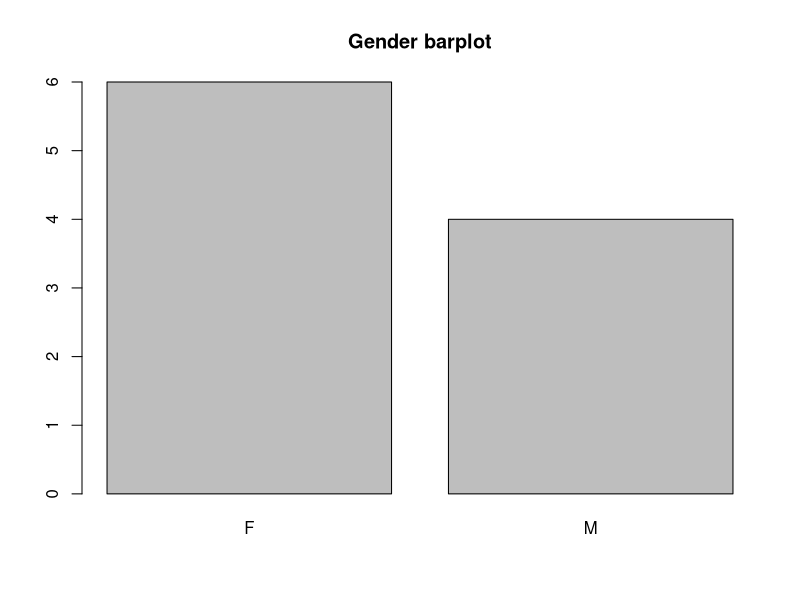
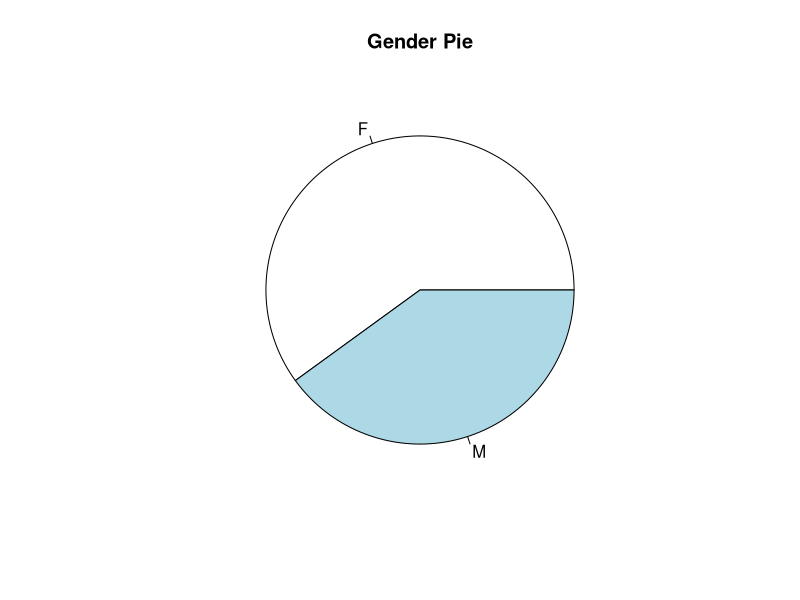
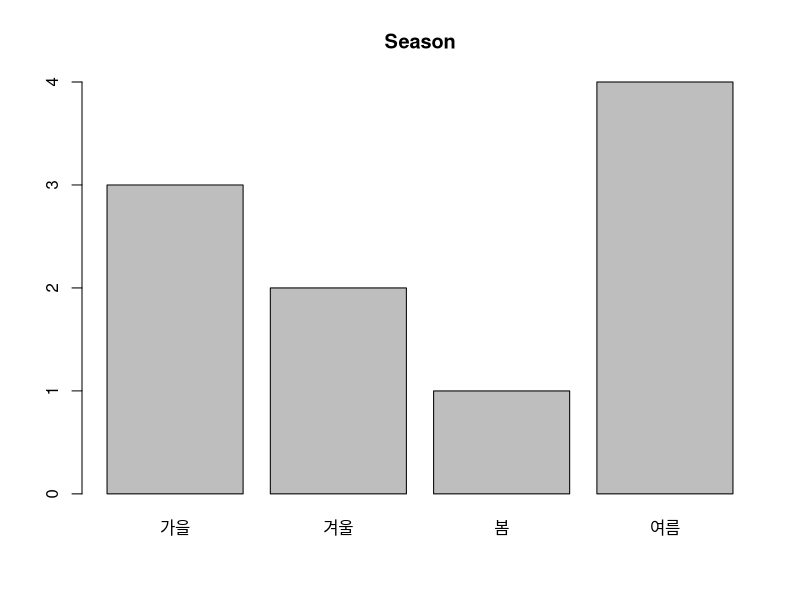
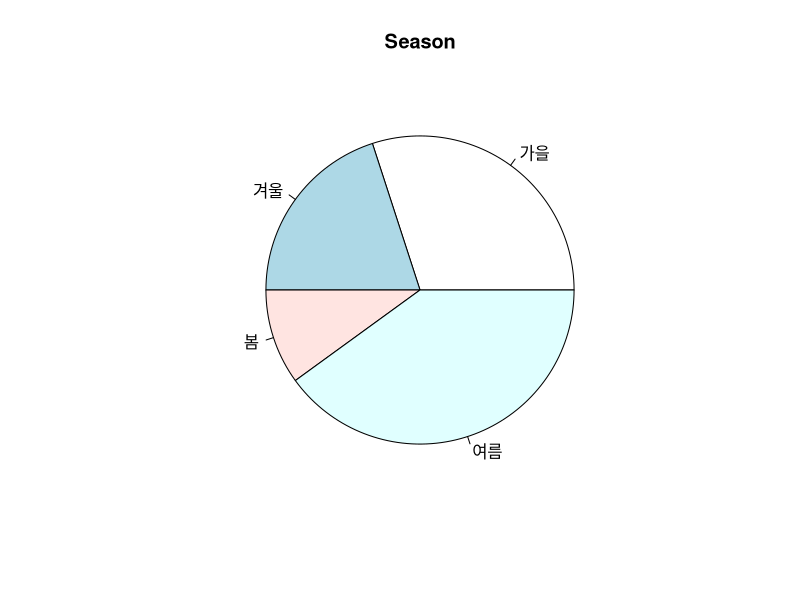
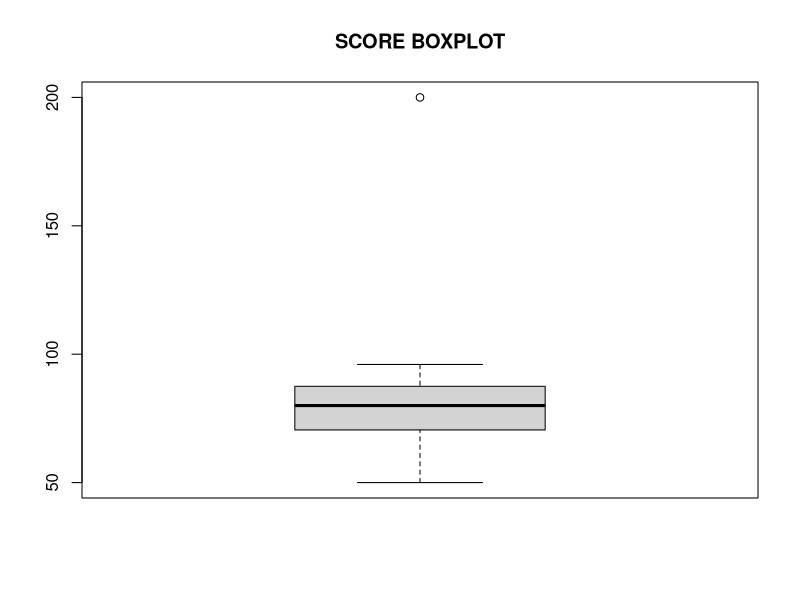
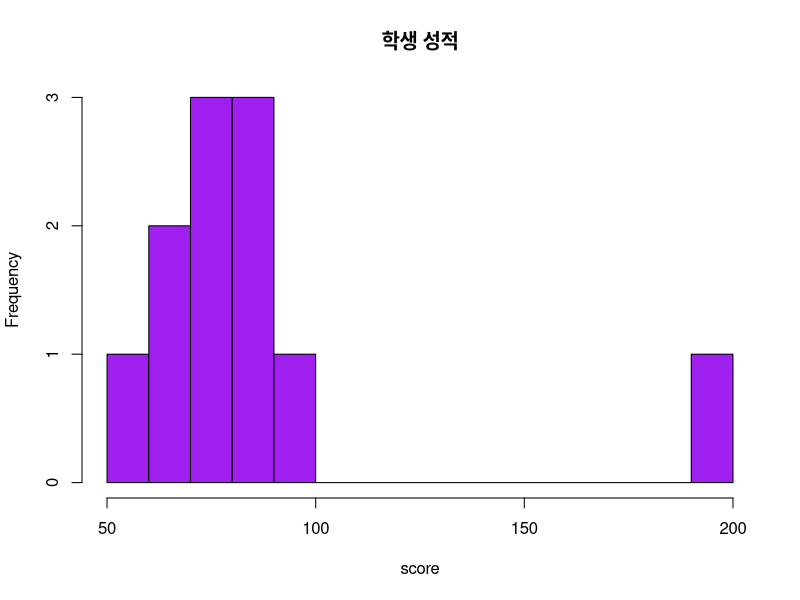
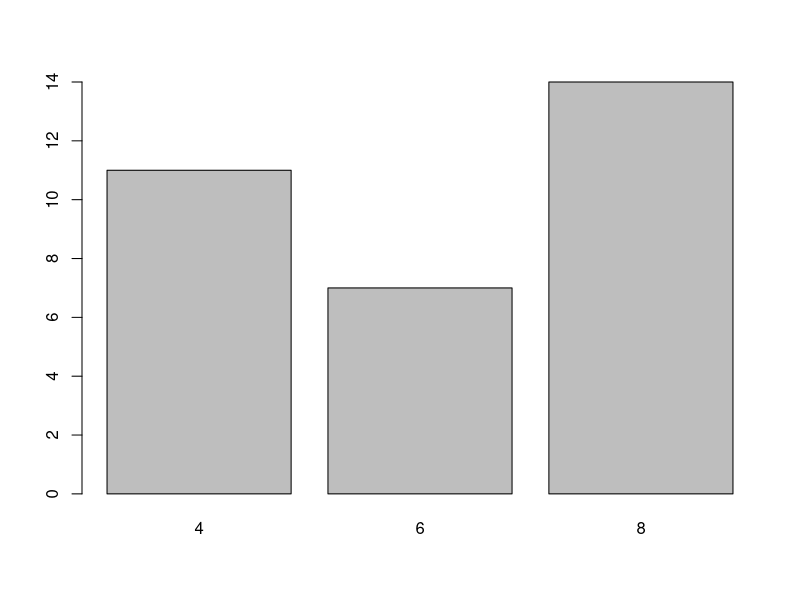
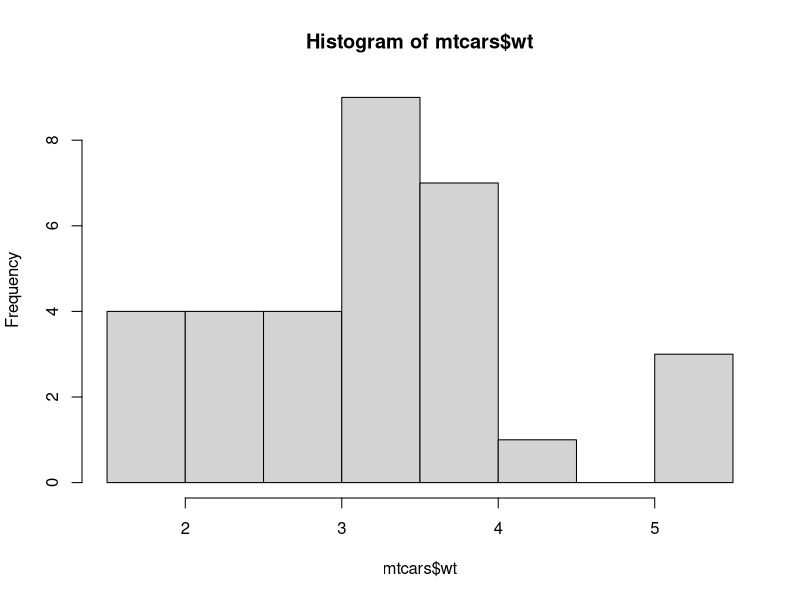

These charts were generated, in order, by the following R code:
#
# 김신혁 
# 작성일 : 191202
# 제출일 : 191203
#

# 문1)
# 어떤 학급의 성별이 다음과 같을 때
# 주어진 문제를 해결하기 위한 R 코드를 작성하시오.
#       F F F M M F F F M M

#1-1
# 위의 자료를 gender 벡터에 저장하시오.
gender <- c('F','F','F','M','M','F','F','F','M','M')

#1-2
# gender에 있는 값들에 대해 도수분포표를 작성하여 출력하시오.
table(gender)

#1-3
# gender에 있는 값들에 대해 막대그래프를 작성하여 출력하시오.
gd <- table(gender)
barplot(gd, main = 'Gender barplot')

#1-4
# gender에 있는 값들에 대해 원그래프를 작성하여 출력하시오.
pie(gd, main = 'Gender Pie')


# 문2)
# 좋아하는 계절에 대한 조사 결과가 다음과 같을 때
# 주어진 문제를 해결하기 위한 R 코드를 작성하시오.
#
# 여름 겨울 봄 가을 여름 가을 겨울 여름 여름 가을
#

# 2-1
# 위의 자료를 season 벡터에 저장하시오.
season <- c('여름','겨울','봄','가을',
            '여름','가을','겨울','여름',
            '여름','가을')

# 2-2
# season에 있는 값들에 대해 도수분포표를 작성하여 출력하시오.
table(season)

# 2-3
# season에 있는 값들에 대해 막대그래프를 작성하여 출력하시오.
ss <- table(season)
barplot(ss, main = 'Season')

# 2-4
# season에 있는 값들에 대해 원그래프를 작성하여 출력하시오.
pie(ss, main = 'Season')


# 문3)
#
# 학생 A의 과목별 성적이 다음과 같을 때
# 각 문제를 해결하기 위한 R 코드를 작성하시오.
#
# KOR ENG ATH HIST SOC MUSIC BIO EARTH PHY ART
# 90 	85 	73 	80 	 85  65    78  50    68  96
#

# 3-1
# 위 데이터를 score 벡터에 저장하시오(과목명은 데이터 이름으로 저장).
score <- c(90,85,73,80,85,65,78,50,68,96,200)
score.name <- c('KOR','ENG','ATH','HIST','SOC','MUSIC','BIO','EARTH','PHY','ART','COM')
names(score) <- score.name
score

# 3-2
# score 벡터의 내용을 출력하시오.
score

# 3-3
# 전체 성적의 평균과 중앙값을 각각 구하시오.
mean(score)
median(score)

# 3-4
# 전체 성적의 표준편차를 출력하시오.
sd(score)

# 3-5
# 가장 성적이 높은 과목의 이름을 출력하시오.
score.name[which.max(score)]

# 3-6
# 성적에 대한 상자그림을 작성하고,
# 이상치에 해당하는 과목이 있으면 출력하시오.
boxplot(score, main = "SCORE BOXPLOT")
boxplot.stats(score)$out

# 3-7
# 다음 조건을 만족하는 위 성적에 대한 히스토그램을 작성하시오.
# (그래프 제목: 학생 성적, 막대의 색: 보라색)
hist(score, main = '학생 성적', col = 'purple', breaks = 20)


# 문4)
# R에서 제공하는 mtcars 데이터셋에 대해
# 다음 문제를 해결하기 위한 R코드를 작성하시오.

# 4-1
# 중량(wt)의 평균값, 중앙값,
# 절사평균값(절사범위: 15%), 표준편차를 각각 구하시오.
mean(mtcars$wt)
median(mtcars$wt)
mean(mtcars$wt, trim = 0.15)
sd(mtcars$wt)

# 4-2
# 중량(wt)에 대해 summary( ) 함수의 적용 결과를 출력하시오.
summary(mtcars$wt)

# 4-3
# 실린더수(cyl)에 대해 도수분포표를 출력하시오.
table(mtcars$cyl)

# 4-4
# 앞에서 구한 도수분포표를 막대그래프로 출력하시오.
barplot(table(mtcars$cyl))

# 4-5
# 중량(wt)의 히스토그램을 출력하시오.
hist(mtcars$wt)

# 4-6
# 중량(wt)에 대해 상자그림을 출력하시오.
# (단, 상자그림으로부터 관찰할 수 있는 정보를 함께 출력하시오.)
boxplot(mtcars$wt)
boxplot.stats(mtcars$wt)

# 4-7
# 배기량(disp)에 대한 상자그림을 출력하시오.
# (단, 상자그림으로부터 관찰할 수 있는 정보를 함께 출력하시오.)
boxplot(mtcars$disp)
boxplot.stats(mtcars$disp)

# 4-8
# 기어수(gear)를 그룹 정보로 하여
# 연비(mpg) 자료에 대해 상자그림을 작성하고,
# 각 그룹의 상자그림을 비교하여
# 관찰할 수 있는 것이 무엇인지 나타내시오.

boxplot(mtcars$mpg~mtcars$gear)
### 3단기어 자동차가 4단과 5단 기어 자동차보다
### 연비 산포 범위가 좁은 것으로 나타나므로,
### 4단, 5단 기어 자동차보다
### 연비 신뢰도가 높다고 할 수 있습니다.
summary( mtcars$mpg[ mtcars$gear==3 ] )
summary( mtcars$mpg[ mtcars$gear==4 ] )
summary( mtcars$mpg[ mtcars$gear==5 ] )

